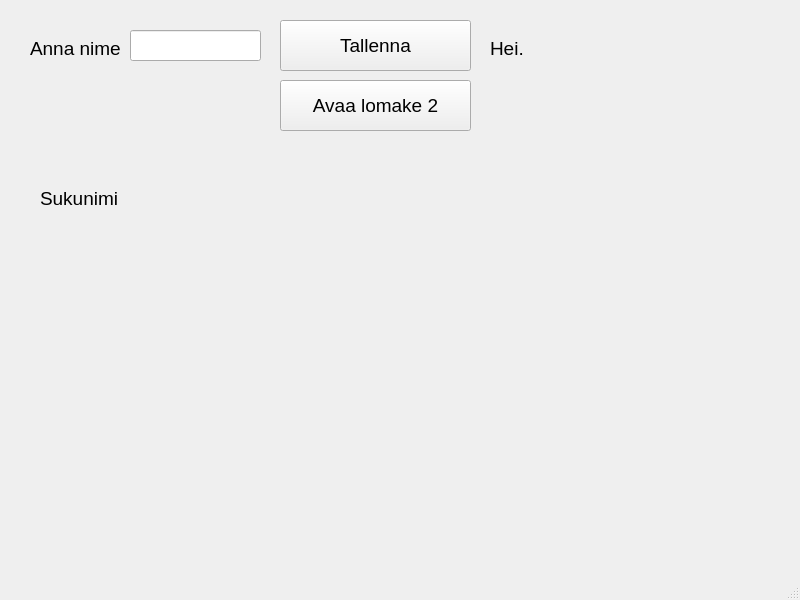
<?xml version="1.0" encoding="UTF-8"?>
<ui version="4.0">
 <class>MainWindow</class>
 <widget class="QMainWindow" name="MainWindow">
  <property name="geometry">
   <rect>
    <x>0</x>
    <y>0</y>
    <width>800</width>
    <height>600</height>
   </rect>
  </property>
  <property name="windowTitle">
   <string>MainWindow</string>
  </property>
  <widget class="QWidget" name="centralwidget">
   <widget class="QPushButton" name="btnTallenna">
    <property name="geometry">
     <rect>
      <x>280</x>
      <y>20</y>
      <width>191</width>
      <height>51</height>
     </rect>
    </property>
    <property name="font">
     <font>
      <family>Helvetica Neue</family>
      <pointsize>14</pointsize>
     </font>
    </property>
    <property name="text">
     <string>Tallenna</string>
    </property>
   </widget>
   <widget class="QLabel" name="label">
    <property name="geometry">
     <rect>
      <x>30</x>
      <y>40</y>
      <width>91</width>
      <height>16</height>
     </rect>
    </property>
    <property name="font">
     <font>
      <family>Helvetica Neue</family>
      <pointsize>14</pointsize>
     </font>
    </property>
    <property name="text">
     <string>Anna nimesi:</string>
    </property>
   </widget>
   <widget class="QLineEdit" name="txtEtunimi">
    <property name="geometry">
     <rect>
      <x>130</x>
      <y>30</y>
      <width>131</width>
      <height>31</height>
     </rect>
    </property>
    <property name="font">
     <font>
      <family>Helvetica Neue</family>
      <pointsize>14</pointsize>
     </font>
    </property>
   </widget>
   <widget class="QLabel" name="lblViesti">
    <property name="geometry">
     <rect>
      <x>490</x>
      <y>40</y>
      <width>281</width>
      <height>16</height>
     </rect>
    </property>
    <property name="font">
     <font>
      <family>Helvetica Neue</family>
      <pointsize>14</pointsize>
     </font>
    </property>
    <property name="text">
     <string>Hei.</string>
    </property>
   </widget>
   <widget class="QPushButton" name="btnAvaaLomake2">
    <property name="geometry">
     <rect>
      <x>280</x>
      <y>80</y>
      <width>191</width>
      <height>51</height>
     </rect>
    </property>
    <property name="font">
     <font>
      <family>Helvetica Neue</family>
      <pointsize>14</pointsize>
     </font>
    </property>
    <property name="text">
     <string>Avaa lomake 2</string>
    </property>
   </widget>
   <widget class="QLabel" name="lblSukunimi">
    <property name="geometry">
     <rect>
      <x>40</x>
      <y>190</y>
      <width>141</width>
      <height>16</height>
     </rect>
    </property>
    <property name="font">
     <font>
      <family>Helvetica Neue</family>
      <pointsize>14</pointsize>
     </font>
    </property>
    <property name="text">
     <string>Sukunimi</string>
    </property>
   </widget>
  </widget>
  <widget class="QMenuBar" name="menubar">
   <property name="geometry">
    <rect>
     <x>0</x>
     <y>0</y>
     <width>800</width>
     <height>36</height>
    </rect>
   </property>
  </widget>
  <widget class="QStatusBar" name="statusbar"/>
 </widget>
 <resources/>
 <connections/>
</ui>
